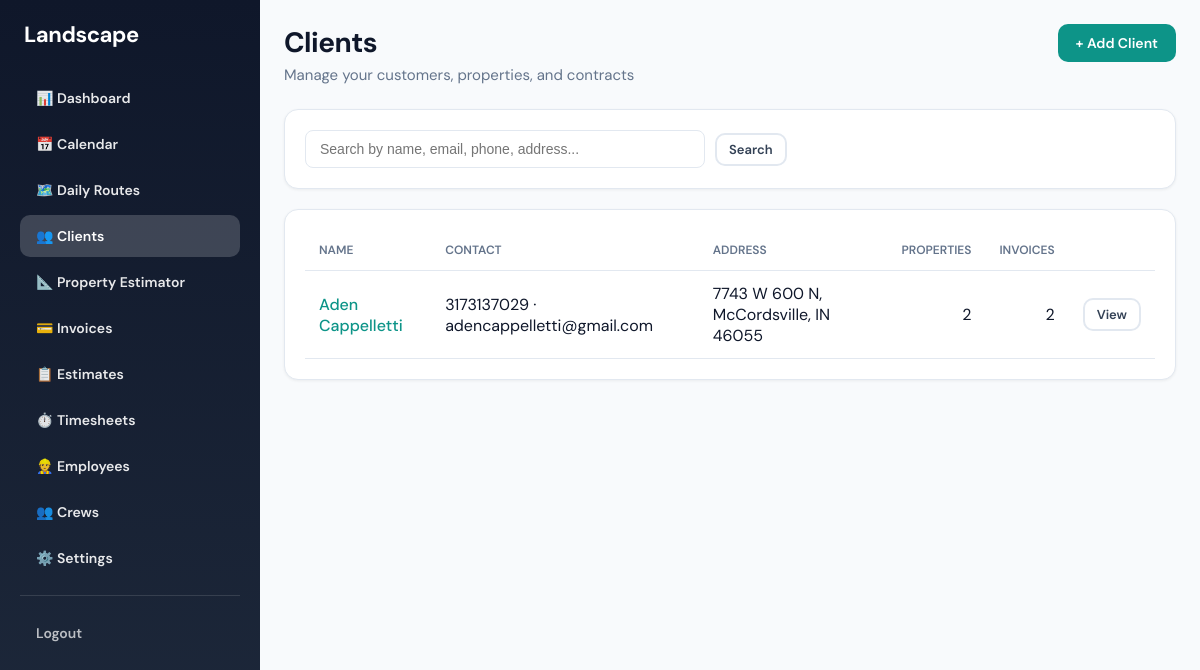
/clients/ (signed in), run on the app's committed database.
### customers/models.py (models this page shows, shortened)
class Customer(models.Model):
    business = models.ForeignKey(
        Business,
        on_delete=models.CASCADE,
        related_name='customers'
    )
    name = models.CharField(max_length=255)
    phone = models.CharField(max_length=20, blank=True)
    alt_phone = models.CharField(max_length=20, blank=True, verbose_name='Alternate phone')
    email = models.EmailField(blank=True)
    address_line1 = models.CharField(max_length=255, blank=True, verbose_name='Address')
    address_line2 = models.CharField(max_length=255, blank=True, verbose_name='Address line 2')
    city = models.CharField(max_length=100, blank=True)
    state = models.CharField(max_length=50, blank=True)
    postal_code = models.CharField(max_length=20, blank=True, verbose_name='ZIP / Postal code')
    notes = models.TextField(blank=True)
    created_at = models.DateTimeField(auto_now_add=True)
    updated_at = models.DateTimeField(auto_now=True)
    @property
    def full_address(self):
        parts = [
            self.address_line1,
            self.address_line2,
            f"{self.city}, {self.state} {self.postal_code}".strip(", ") if (self.city or self.state or self.postal_code) else None,
        ]
        return ", ".join(p for p in parts if p) or "—"

### customers/views.py (the view, shortened to what this page needs)
# urls.py: path("", views.customer_list, name="customer_list"),
@role_required("owner")
def customer_list(request):
    business = _get_business(request)
    if not business:
        messages.error(request, "You must be associated with a business to view clients.")
        return redirect("/")
    search = request.GET.get("q", "").strip()
    customers = Customer.objects.filter(business=business)
    customers = customers.annotate(
        property_count=Count('properties'),
        invoice_count=Count('invoices'),
    ).select_related('business').order_by('name')
    return render(request, "customers/customer_list.html", {
        "customers": customers,
        "search": search,
    })

### customers/views.py (called while the page is built)
def _get_business(request):
    business = getattr(request.user, 'business', None)
    if not business:
        return None
    return business

### customers/templates/customers/customer_list.html (shortened to what this page needs)
{% extends "base.html" %}
{% block content %}
<div class="page-header" style="display: flex; justify-content: space-between; align-items: flex-start; flex-wrap: wrap; gap: 16px;">
  <div>
    <h1>Clients</h1>
    <p>Manage your customers, properties, and contracts</p>
  </div>
  <a href="{% url 'customer_create' %}" class="btn btn-primary">+ Add Client</a>
</div>
<form method="get" class="search-form card" style="margin-bottom: 20px;">
  <input type="search" name="q" value="{{ search }}" placeholder="Search by name, email, phone, address..."
    style="width: 100%; max-width: 400px; padding: 10px 14px; border-radius: 8px; border: 1px solid var(--border); font-size: 14px;">
  <button type="submit" class="btn btn-secondary btn-sm">Search</button>
</form>
<div class="card">
  <table class="data-table">
    <thead>
      <tr>
        <th>Name</th>
        <th>Contact</th>
        <th>Address</th>
        <th class="num">Properties</th>
        <th class="num">Invoices</th>
        <th></th>
      </tr>
    </thead>
    <tbody>
      {% for c in customers %}
      <tr>
        <td>
          <a href="{% url 'customer_detail' c.id %}" class="link-primary">{{ c.name }}</a>
        </td>
        <td>
          {% if c.phone %}{{ c.phone }}{% endif %}
          {% if c.email %} · {{ c.email }}{% endif %}
        </td>
        <td>{{ c.full_address }}</td>
        <td class="num">{{ c.property_count }}</td>
        <td class="num">{{ c.invoice_count }}</td>
        <td>
          <a href="{% url 'customer_detail' c.id %}" class="btn btn-secondary btn-sm">View</a>
        </td>
      </tr>
      {% empty %}
      <tr><td colspan="6">No clients yet. <a href="{% url 'customer_create' %}" class="link-primary">Add your first client</a></td></tr>
      {% endfor %}
    </tbody>
  </table>
</div>
{% endblock %}

### templates/base.html (style rules this page uses)
:root { --primary: #0d9488; --primary-hover: #0f766e; --primary-light: #ccfbf1; --secondary: #334155; --accent: #059669; --surface: #ffffff; --surface-alt: #f8fafc; --border: #e2e8f0; --text: #0f172a; --text-muted: #64748b; }
* { box-sizing: border-box; }
body { margin: 0; font-family: 'DM Sans', -apple-system, BlinkMacSystemFont, sans-serif; background: var(--surface-alt); color: var(--text); min-height: 100vh; display: flex; }
.btn { display: inline-flex; align-items: center; justify-content: center; gap: 8px; padding: 10px 18px; font-size: 14px; font-weight: 600; border-radius: 10px; text-decoration: none; cursor: pointer; border: none; transition: all 0.15s ease; font-family: inherit; }
.btn-primary { background: var(--primary); color: white; }
.btn-secondary { background: white; color: var(--secondary); border: 2px solid var(--border); }
.btn-sm { padding: 6px 12px; font-size: 13px; }
.page-header { margin-bottom: 24px; }
.page-header h1 { font-size: 28px; font-weight: 700; margin: 0 0 4px 0; letter-spacing: -0.02em; }
.page-header p { margin: 0; color: var(--text-muted); font-size: 15px; }
.card { background: var(--surface); border-radius: 14px; padding: 20px; box-shadow: 0 1px 3px rgba(0,0,0,0.06); border: 1px solid var(--border); }
.data-table { width: 100%; border-collapse: collapse; }
.data-table th, .data-table td { padding: 12px 14px; text-align: left; border-bottom: 1px solid var(--border); }
.data-table th { font-size: 12px; font-weight: 600; text-transform: uppercase; color: var(--text-muted); }
.data-table .num { text-align: right; }
.link-primary { color: var(--primary); font-weight: 500; text-decoration: none; }

### customers/templates/customers/customer_list.html (style rules this page uses)
.search-form { display: flex; gap: 10px; align-items: center; }

### data on the page
Customer: name "Aden Cappelletti", phone "3173137029", email "adencappelletti@gmail.com", full_address "7743 W 600 N, McCordsville, IN 46055", property_count "2", invoice_count "2"
